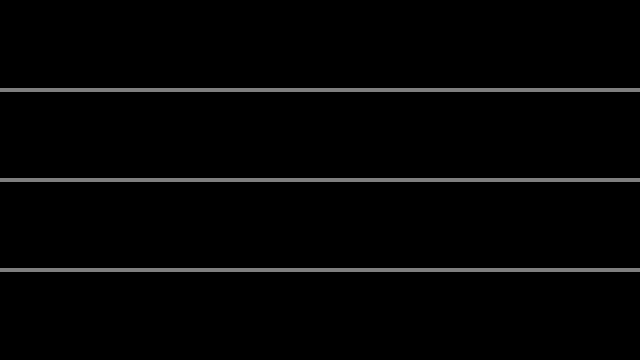
Frame 1 (no input)
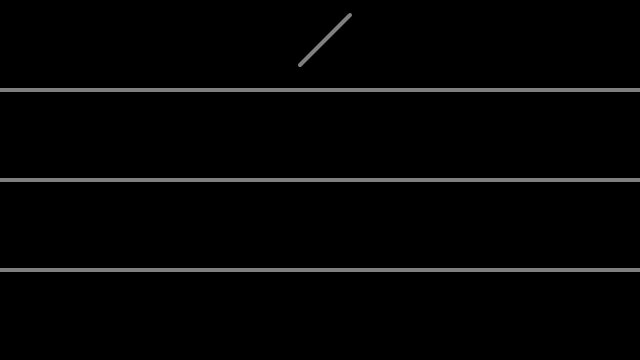
Frame 60 (no input)
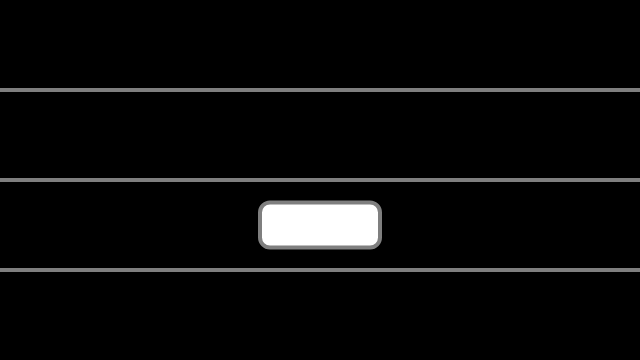
Frame 120 (the mouse pressed at the canvas centre since frame 60)

The p5.js sketch that drew these frames (run headless with seeded random() and noise() and a simulated clock; from frame 60 on, the mouse is pressed at the canvas centre):

// p5.js sketch
// ── sketch.js
function setup() {
  createCanvas(640, 360);
  rectMode(CENTER);
}

function draw() {
  background(0);

  if (mouseY < height / 4) {
    line(300, 65, 350, 15);
  } else if (mouseY < (height / 4) * 2) {
    square(320, 135, 50);
  } else if (mouseY < (height / 4) * 3) {
    rect(320, 225, 120, 45, 10);
  } else {
    circle(320, 315, 50);
  }

  stroke(127);
  strokeWeight(4);
  line(0, height / 4, width, height / 4);
  line(0, (height / 4) * 2, width, (height / 4) * 2);
  line(0, (height / 4) * 3, width, (height / 4) * 3);
}
